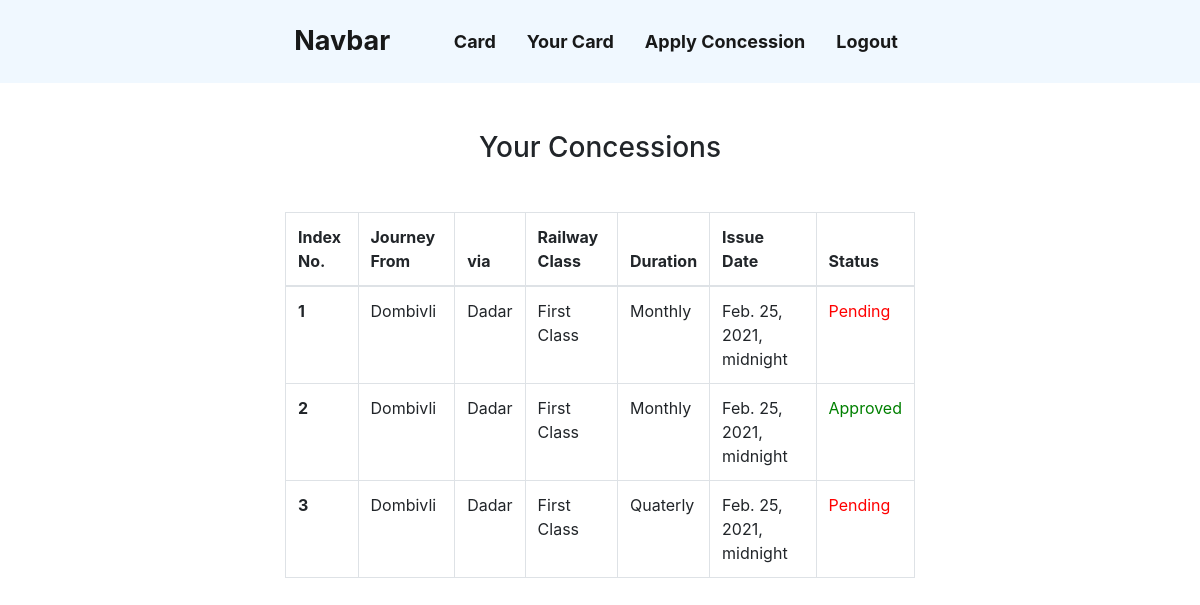
The page /student_concession/ (signed in) on the database its author committed.
### ERCP_APP/models.py (models this page shows, shortened)
class FormDetail(models.Model):
     user_card = models.ForeignKey(
        to=CardDetail, on_delete=models.CASCADE, null=True, related_name='ucard')
     railway_class = models.CharField(max_length=100, null=False, blank=False, choices=RAILWAY_CLASS)
     duration = models.CharField(max_length=100, null=False, blank=False, choices=DURATION)
     issue_date = models.DateTimeField(default=timezone.now)
     applied_date = models.DateTimeField(default=timezone.now)
     status = models.BooleanField(default=False)

class CardDetail(models.Model):
    user_id = models.ForeignKey(
        to=User, on_delete=models.CASCADE, null=True, related_name='card_details')
    user_name = models.CharField(max_length=200, null=False, blank=False, unique=True)
    category = models.CharField(max_length=100, null=False, blank=False, choices=CATEGORY)
    academic_class = models.CharField(max_length=8, null=False, blank=False)
    roll_no = models.IntegerField(null=False, blank=False, unique=True)
    division = models.IntegerField(null=False, blank=False)
    date_of_birth = models.DateField(null=False, blank=False)
    years = models.IntegerField(null=False, blank=False)
    months = models.IntegerField(null=False, blank=False)
    residential_addr = models.CharField(max_length=755, null=False, blank=False)
    city = models.CharField(max_length=100, null=True, blank=True)
    zip_code = models.IntegerField(null=True, blank=True)
    taluka = models.CharField(max_length=50, null=False, blank=False)
    district = models.CharField(max_length=50, null=False, blank=False)
    state = models.CharField(max_length=50, null=False, blank=False)
    journey_from = models.CharField(max_length=50, null=False, blank=False)
    journey_to = models.CharField(max_length=50, null=False, blank=False, default='Matunga Road')
    via = models.CharField(max_length=50, null=True, blank=True)
    railway_line = models.CharField(max_length=100, null=False, blank=False, choices=RAILWAY_LINE)

### ERCP_APP/views.py (the view)
# urls.py: path('student_concession/',student_concession),
@login_required(login_url='/login/')
def student_concession(request):
    user_card = CardDetail.objects.get(user_id=request.user)
    concessions = FormDetail.objects.filter(user_card=user_card)
    return render(request, 'ercp_admin/concession.html', {'concessions':concessions})

### ERCP_APP/templates/ercp_admin/concession.html
{% extends 'lognav.html' %}{% load static %} {% block body %}
<div
  class="table-responsive container table-hover my-5"
  data-aos="fade"
  data-aos-duration="1000"
>
  <h3 class="text-center mb-5">Your Concessions</h3>
  <table class="table table-bordered">
    <thead>
      <tr>
        <th scope="col">Index No.</th>
        <th scope="col">Journey From</th>
        <th scope="col">via</th>
        <th scope="col">Railway Class</th>
        <th scope="col">Duration</th>
        <th scope="col">Issue Date</th>
        <th scope="col">Status</th>
      </tr>
    </thead>
    <tbody>
      {% for c in concessions %}
      <tr>
        <th scope="row">{{ forloop.counter }}</th>
        <td>{{ c.user_card.journey_from }}</td>
        <td>{{ c.user_card.via }}</td>
        <td>{{ c.railway_class }}</td>
        <td>{{ c.duration }}</td>
        <td>{{ c.issue_date }}</td>
        {% if c.status == True %}
        <td style="color: green">Approved</td>
        {% else %}
        <td style="color: red">Pending</td>
        {% endif %}
      </tr>
      {% endfor %}
    </tbody>
  </table>
</div>
{% endblock %}

### ERCP_APP/templates/lognav.html (shortened to what this page needs)
{% load static %}
<!DOCTYPE html>
<html lang="en">
  <head>
    <link rel="stylesheet" href="{% static 'css/style.css'%}" />
    <link
      rel="stylesheet"
      href="https://maxcdn.bootstrapcdn.com/bootstrap/4.0.0/css/bootstrap.min.css"
    />
    <link
      href="https://stackpath.bootstrapcdn.com/font-awesome/4.7.0/css/font-awesome.min.css"
      rel="stylesheet"
    />
    <link rel="stylesheet" href="https://unpkg.com/aos@next/dist/aos.css" />
  </head>
  <body>
    <div class="container-fluid" style="background-color: aliceblue">
      <nav
        class="navbar navbar-expand-lg navbar-light shadow-lg p-3 mb-5 rounded container"
      >
        <a class="navbar-brand" href="/">Navbar</a>
        <div class="collapse navbar-collapse" id="navbarSupportedContent">
          <ul class="navbar-nav ml-auto">
            <li class="nav-item active">
              <a class="nav-link" href="/cardForm/">Card </a>
            </li>
            <li class="nav-item active">
              <a class="nav-link" href="/student_card/">Your Card </a>
            </li>
            <li class="nav-item active">
              <a class="nav-link" href="/concessionForm/">Apply Concession </a>
            </li>
            <li class="nav-item active">
              <a class="nav-link" href="/logout/">Logout</a>
            </li>
          </ul>
        </div>
      </nav>
    </div>
    <div>{% block body %}{% endblock %}</div>
  </body>
</html>

### ERCP_APP/static/css/style.css (style rules this page uses)
body { -webkit-background-size: cover; -moz-background-size: cover; background-size: cover; -o-background-size: cover; background-color: #fff; color: #070707; margin-bottom: 150px; }
* { margin: 0; padding: 0; list-style: none; text-decoration: none; }
.container { width: 55% !important; max-width: 95% !important; }
.nav-link { color: #fff; font-weight: bold; font-size: 18px; }
.navbar-brand { color: #fff; font-weight: bold; font-size: 27px !important; }
.navbar-nav li { padding: 0 0 0 15px; }

### rows shown on the page
FormDetail: user_card.journey_from "Dombivli", user_card.via "Dadar", railway_class "First Class", duration "Monthly", issue_date "Feb. 25, 2021, midnight", status "Pending"
FormDetail: user_card.journey_from "Dombivli", user_card.via "Dadar", railway_class "First Class", duration "Monthly", issue_date "Feb. 25, 2021, midnight", status "Approved"
FormDetail: user_card.journey_from "Dombivli", user_card.via "Dadar", railway_class "First Class", duration "Quaterly", issue_date "Feb. 25, 2021, midnight", status "Pending"
